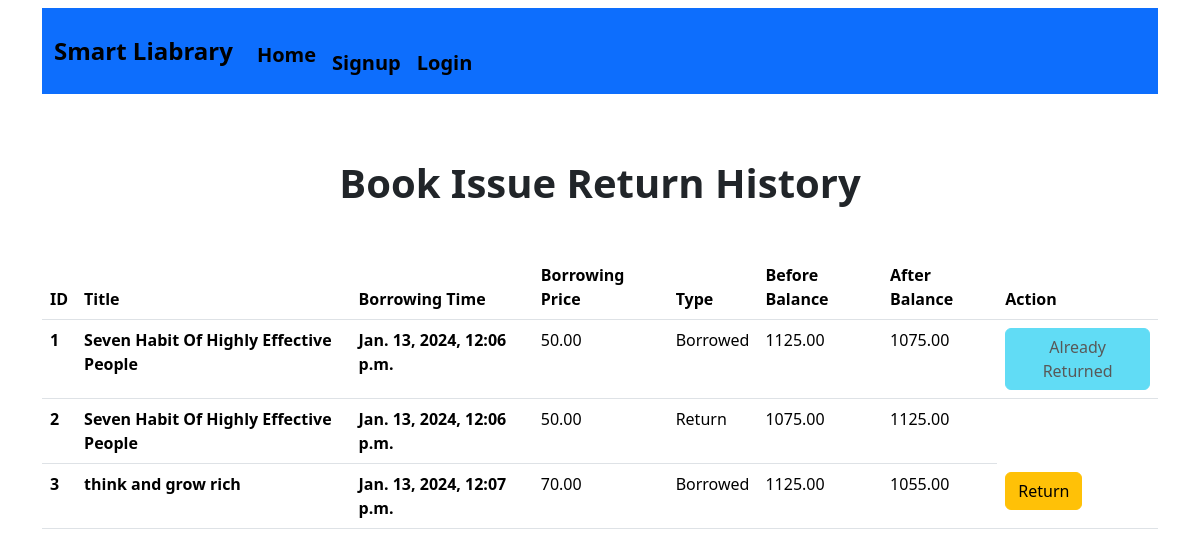
The app's page /history with its own data.
### book_app/models.py (models this page shows, shortened)
class BookIssueRetrunHistory(models.Model):
    book = models.ForeignKey(Book, on_delete=models.CASCADE,)
    account = models.ForeignKey(
        UserAccount, on_delete=models.CASCADE,)
    date = models.DateTimeField(auto_now_add=True)
    borrowing_price = models.DecimalField(
        default=0, max_digits=12, decimal_places=2)
    before_balance = models.DecimalField(
        default=0, max_digits=12, decimal_places=2)
    after_balance = models.DecimalField(
        default=0, max_digits=12, decimal_places=2)
    type = models.IntegerField(choices=TYPE)
    is_returned = models.BooleanField(default=False)

class Book(models.Model):
    title = models.CharField(max_length=50)
    description = models.CharField(max_length=200)
    image = models.ImageField(upload_to='books')
    borrowing_price = models.DecimalField(
        default=0, max_digits=12, decimal_places=2)
    categories = models.ForeignKey(
        Category, on_delete=models.CASCADE, related_name='books')

### book_app/views.py (the view)
# urls.py: path('history', history, name="history"),
def history(request):
    all_history = BookIssueRetrunHistory.objects.all()
    return render(request, 'book_issue_history.html', {'all_history': all_history})

### book_app/templates/book_issue_history.html
{% extends 'base.html' %}{% block body_block %}
<h1 class="text-center fw-bold mb-5">Book Issue Return History</h1>
<table class="table">
  <thead>
    <tr>
      <th scope="col">ID</th>
      <th scope="col">Title</th>
      <th scope="col">Borrowing Time</th>
      <th scope="col">Borrowing Price</th>
      <th scope="col">Type</th>
      <th scope="col">Before Balance</th>
      <th scope="col">After Balance</th>
      <th scope="col">Action</th>
    </tr>
  </thead>
  <tbody>
    {% for book in all_history %}
    <tr>
      <th>{{book.id}}</th>
      <th>{{book.book.title}}</th>
      <th>{{book.date}}</th>
      <td>{{book.borrowing_price}}</td>
      {% if book.type == 1 %}
      <td>Borrowed</td>
      {% elif book.type == 2 %}
      <td>Return</td>
      {% endif %}
      <td>{{book.before_balance}}</td>
      <td>{{book.after_balance}}</td>
      {% if book.type == 1 and book.is_returned == False %}
      <td>
        <a href="{% url 'return_book' id=book.id %}">
          <button type="button" class="btn btn-warning">Return</button>
        </a>
      </td>
      {% elif book.type == 1 and book.is_returned == True %}
      <td>
        <button type="button" class="btn btn-info disabled">
          Already Returned
        </button>
      </td>
      {% endif %}
    </tr>
    {% endfor %}
  </tbody>
</table>
{% endblock %}

### records on screen
BookIssueRetrunHistory: id "1", book "Seven Habit Of Highly Effective People", date "Jan. 13, 2024, 12:06 p.m.", borrowing_price "50.00", type "Borrowed", before_balance "1125.00", after_balance "1075.00"
BookIssueRetrunHistory: id "2", book "Seven Habit Of Highly Effective People", date "Jan. 13, 2024, 12:06 p.m.", borrowing_price "50.00", type "Return", before_balance "1075.00", after_balance "1125.00"
BookIssueRetrunHistory: id "3", book "think and grow rich", date "Jan. 13, 2024, 12:07 p.m.", borrowing_price "70.00", type "Borrowed", before_balance "1125.00", after_balance "1055.00"
